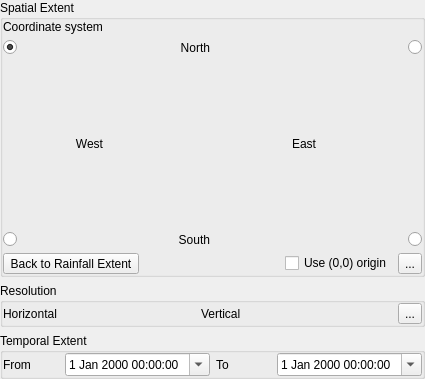
<?xml version="1.0" encoding="UTF-8"?>
<ui version="4.0">
 <class>ReosGriddedRainfallExportOptionsWidget</class>
 <widget class="QWidget" name="ReosGriddedRainfallExportOptionsWidget">
  <property name="geometry">
   <rect>
    <x>0</x>
    <y>0</y>
    <width>425</width>
    <height>379</height>
   </rect>
  </property>
  <property name="windowTitle">
   <string notr="true">Form</string>
  </property>
  <layout class="QVBoxLayout" name="verticalLayout" stretch="1,0,0">
   <property name="leftMargin">
    <number>0</number>
   </property>
   <property name="topMargin">
    <number>0</number>
   </property>
   <property name="rightMargin">
    <number>0</number>
   </property>
   <property name="bottomMargin">
    <number>0</number>
   </property>
   <item>
    <widget class="QGroupBox" name="groupBox">
     <property name="title">
      <string>Spatial Extent</string>
     </property>
     <layout class="QGridLayout" name="gridLayout" rowstretch="0,1,1,1,0" rowminimumheight="0,0,0,0,0">
      <property name="leftMargin">
       <number>0</number>
      </property>
      <property name="topMargin">
       <number>0</number>
      </property>
      <property name="rightMargin">
       <number>0</number>
      </property>
      <property name="bottomMargin">
       <number>0</number>
      </property>
      <item row="2" column="1">
       <widget class="ReosParameterDoubleWidget" name="mWest" native="true"/>
      </item>
      <item row="1" column="2">
       <widget class="ReosParameterDoubleWidget" name="mNorth" native="true"/>
      </item>
      <item row="3" column="1">
       <widget class="QLabel" name="label_4">
        <property name="text">
         <string>South</string>
        </property>
        <property name="alignment">
         <set>Qt::AlignRight|Qt::AlignTrailing|Qt::AlignVCenter</set>
        </property>
       </widget>
      </item>
      <item row="1" column="1">
       <widget class="QLabel" name="label_2">
        <property name="text">
         <string>North</string>
        </property>
        <property name="alignment">
         <set>Qt::AlignRight|Qt::AlignTrailing|Qt::AlignVCenter</set>
        </property>
       </widget>
      </item>
      <item row="2" column="2">
       <widget class="QLabel" name="label_3">
        <property name="text">
         <string>East</string>
        </property>
        <property name="alignment">
         <set>Qt::AlignRight|Qt::AlignTrailing|Qt::AlignVCenter</set>
        </property>
       </widget>
      </item>
      <item row="2" column="0">
       <widget class="QLabel" name="label">
        <property name="text">
         <string>West</string>
        </property>
        <property name="alignment">
         <set>Qt::AlignRight|Qt::AlignTrailing|Qt::AlignVCenter</set>
        </property>
       </widget>
      </item>
      <item row="3" column="2">
       <widget class="ReosParameterDoubleWidget" name="mSouth" native="true"/>
      </item>
      <item row="2" column="3">
       <widget class="ReosParameterDoubleWidget" name="mEast" native="true"/>
      </item>
      <item row="0" column="0" colspan="4">
       <layout class="QHBoxLayout" name="horizontalLayout_3" stretch="0,1">
        <property name="topMargin">
         <number>0</number>
        </property>
        <item>
         <widget class="QLabel" name="label_7">
          <property name="text">
           <string>Coordinate system</string>
          </property>
         </widget>
        </item>
        <item>
         <widget class="ReosCoordinateSystemWidget" name="mCrsWidget" native="true"/>
        </item>
       </layout>
      </item>
      <item row="1" column="0">
       <widget class="QRadioButton" name="mRadioButtonTopLeft">
        <property name="toolTip">
         <string>Top left origin</string>
        </property>
        <property name="text">
         <string/>
        </property>
        <property name="checked">
         <bool>true</bool>
        </property>
       </widget>
      </item>
      <item row="1" column="3">
       <widget class="QRadioButton" name="mRadioButtonTopRight">
        <property name="toolTip">
         <string>Top right origin</string>
        </property>
        <property name="layoutDirection">
         <enum>Qt::RightToLeft</enum>
        </property>
        <property name="text">
         <string notr="true"/>
        </property>
       </widget>
      </item>
      <item row="3" column="0">
       <widget class="QRadioButton" name="mRadioButtonBottomLeft">
        <property name="toolTip">
         <string>Bottom left origin</string>
        </property>
        <property name="text">
         <string/>
        </property>
       </widget>
      </item>
      <item row="3" column="3">
       <widget class="QRadioButton" name="mRadioButtonBottomRight">
        <property name="toolTip">
         <string>Bottom right origin</string>
        </property>
        <property name="layoutDirection">
         <enum>Qt::RightToLeft</enum>
        </property>
        <property name="text">
         <string/>
        </property>
       </widget>
      </item>
      <item row="4" column="0" colspan="4">
       <layout class="QHBoxLayout" name="horizontalLayout">
        <property name="spacing">
         <number>6</number>
        </property>
        <property name="topMargin">
         <number>0</number>
        </property>
        <item>
         <widget class="QToolButton" name="mRainFallExtent">
          <property name="text">
           <string>Back to Rainfall Extent</string>
          </property>
         </widget>
        </item>
        <item>
         <spacer name="horizontalSpacer">
          <property name="orientation">
           <enum>Qt::Horizontal</enum>
          </property>
          <property name="sizeHint" stdset="0">
           <size>
            <width>40</width>
            <height>20</height>
           </size>
          </property>
         </spacer>
        </item>
        <item>
         <widget class="QCheckBox" name="mUse00Origin">
          <property name="toolTip">
           <string>If checked, the grid is aligned as origin of pixel coordinate is at (0,0) (DSS for HEC-RAS)</string>
          </property>
          <property name="text">
           <string>Use (0,0) origin</string>
          </property>
         </widget>
        </item>
        <item>
         <widget class="QToolButton" name="mAdjustExtent">
          <property name="toolTip">
           <string>Adjust the extent considering the resolution</string>
          </property>
          <property name="text">
           <string notr="true">...</string>
          </property>
          <property name="icon">
           <iconset resource="../../images/images.qrc">
            <normaloff>:/images/calculation.svg</normaloff>:/images/calculation.svg</iconset>
          </property>
         </widget>
        </item>
       </layout>
      </item>
     </layout>
    </widget>
   </item>
   <item>
    <widget class="QGroupBox" name="groupBox_3">
     <property name="title">
      <string>Resolution</string>
     </property>
     <layout class="QHBoxLayout" name="horizontalLayout_4">
      <property name="leftMargin">
       <number>0</number>
      </property>
      <property name="topMargin">
       <number>0</number>
      </property>
      <property name="rightMargin">
       <number>0</number>
      </property>
      <property name="bottomMargin">
       <number>0</number>
      </property>
      <item>
       <widget class="QLabel" name="label_8">
        <property name="text">
         <string>Horizontal</string>
        </property>
       </widget>
      </item>
      <item>
       <widget class="ReosParameterDoubleWidget" name="mResolutionHori" native="true"/>
      </item>
      <item>
       <widget class="QLabel" name="label_9">
        <property name="text">
         <string>Vertical</string>
        </property>
       </widget>
      </item>
      <item>
       <widget class="ReosParameterDoubleWidget" name="mResolutionVerti" native="true"/>
      </item>
      <item>
       <widget class="QToolButton" name="mAdjustResolution">
        <property name="toolTip">
         <string>Adjust the resolution considering the extent</string>
        </property>
        <property name="text">
         <string notr="true">...</string>
        </property>
        <property name="icon">
         <iconset resource="../../images/images.qrc">
          <normaloff>:/images/calculation.svg</normaloff>:/images/calculation.svg</iconset>
        </property>
       </widget>
      </item>
     </layout>
    </widget>
   </item>
   <item>
    <widget class="QGroupBox" name="groupBox_2">
     <property name="title">
      <string>Temporal Extent</string>
     </property>
     <layout class="QHBoxLayout" name="horizontalLayout_2" stretch="0,0,0,0">
      <property name="leftMargin">
       <number>0</number>
      </property>
      <property name="topMargin">
       <number>0</number>
      </property>
      <property name="rightMargin">
       <number>0</number>
      </property>
      <property name="bottomMargin">
       <number>0</number>
      </property>
      <item>
       <widget class="QLabel" name="label_5">
        <property name="text">
         <string>From</string>
        </property>
       </widget>
      </item>
      <item>
       <widget class="QDateTimeEdit" name="mStartDateTimeEdit">
        <property name="calendarPopup">
         <bool>true</bool>
        </property>
       </widget>
      </item>
      <item>
       <widget class="QLabel" name="label_6">
        <property name="text">
         <string>To</string>
        </property>
       </widget>
      </item>
      <item>
       <widget class="QDateTimeEdit" name="mEndDateTimeEdit">
        <property name="calendarPopup">
         <bool>true</bool>
        </property>
       </widget>
      </item>
     </layout>
    </widget>
   </item>
  </layout>
 </widget>
 <customwidgets>
  <customwidget>
   <class>ReosParameterDoubleWidget</class>
   <extends>QWidget</extends>
   <header>reosparameterwidget.h</header>
   <container>1</container>
  </customwidget>
  <customwidget>
   <class>ReosCoordinateSystemWidget</class>
   <extends>QWidget</extends>
   <header>reoscoordinatesystemwidget.h</header>
   <container>1</container>
  </customwidget>
 </customwidgets>
 <resources>
  <include location="../../images/images.qrc"/>
 </resources>
 <connections/>
</ui>
